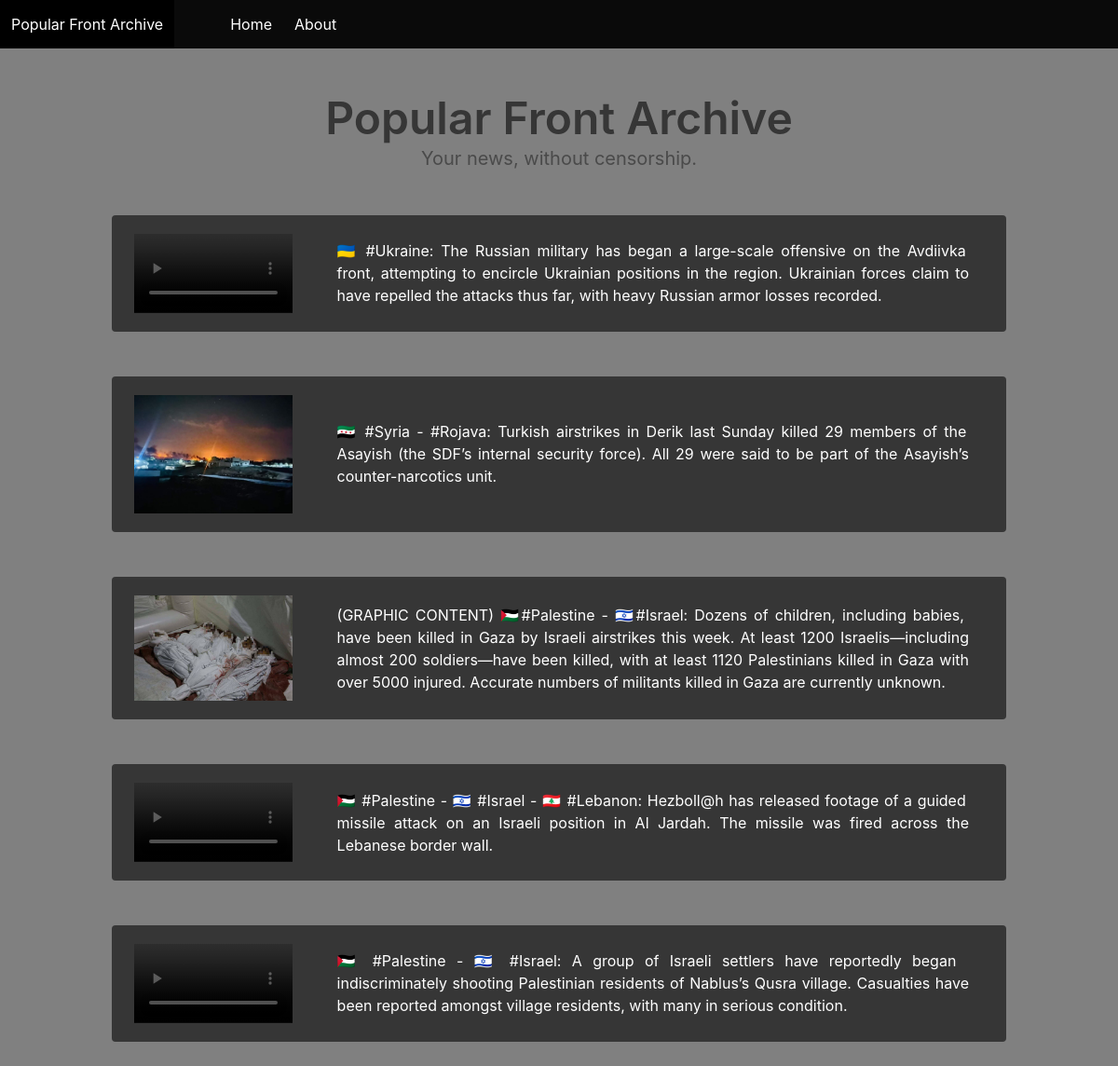
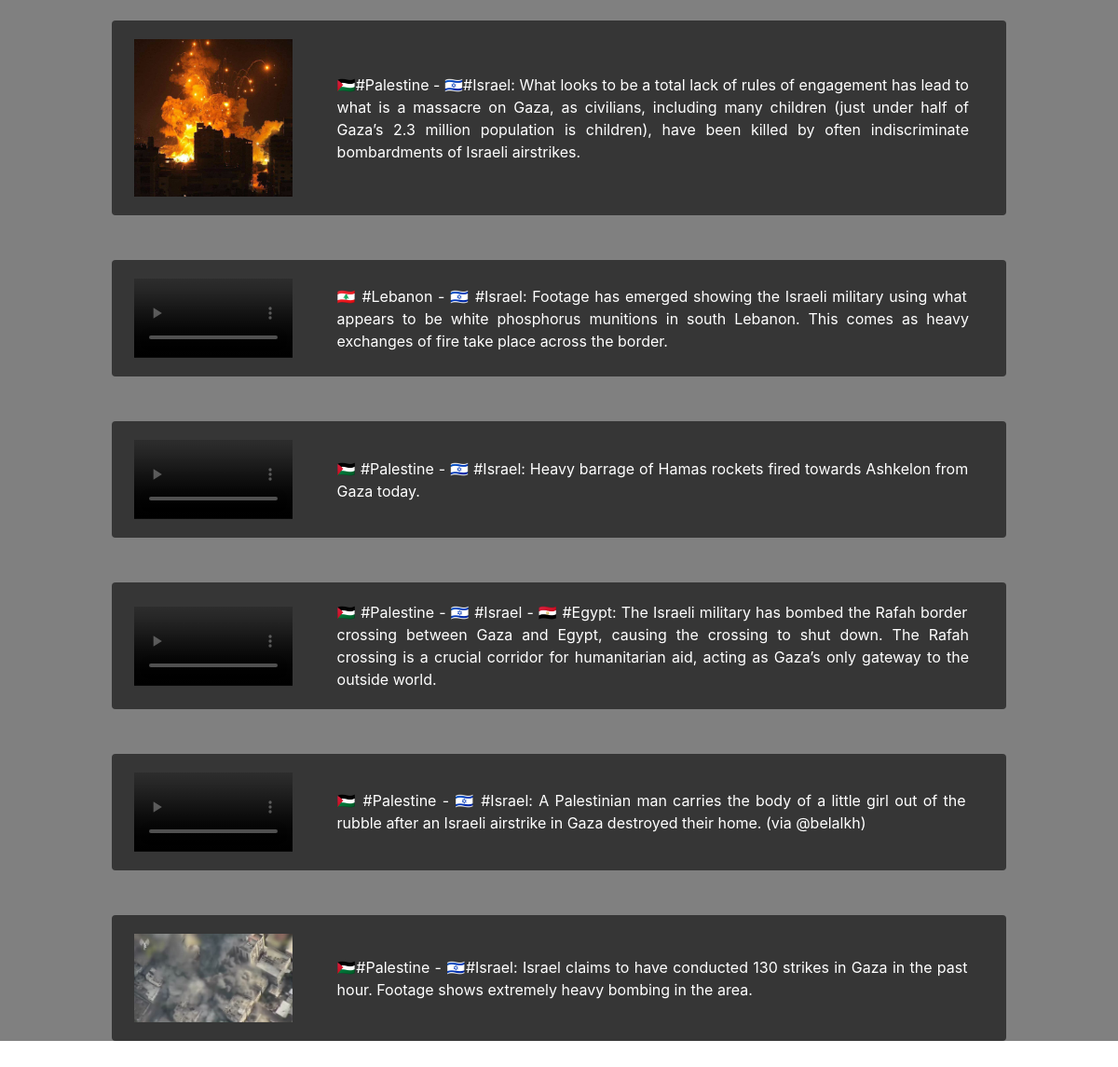
The page / on the database its author committed (2 pictures, top to bottom).
### main/models.py (models this page shows, shortened)
class Post(models.Model):
    code = models.CharField(max_length=100)
    content = models.TextField()
    image = models.TextField()
    created_at = models.DateTimeField(auto_now_add=True)
    published_at = models.DateTimeField(null=True)

### main/views.py (the view)
# urls.py: path("", main.index, name="index"),
def index(request):
    posts = Post.objects.all()
    posts = posts.order_by("-published_at")
    return render(request, "main/index.html", {"posts": posts})

### main/templates/main/index.html
{% extends "main/head.html" %}
{% load static %}
{% block content %}
<body style="background-color: gray;">
<div class="has-text-centered mt-6">
  <h1 class="title is-1">Popular Front Archive</h1>
  <h2 class="subtitle mb-6">Your news, without censorship.</h2>
</div>
{% for post in posts %}
<div class="container mb-6">
  <div class="notification is-dark is-align-items-center" style="display: flex;">
  {% if ".mp4" in post.image %}
      <video controls width="10%" height="auto" style="flex: 20%">
          <source src="{% static post.image %}" type="video/mp4">
      </video>
  {% else %}
      <img width="10%" height="auto" src="{% static post.image %}" alt="" style="flex: 20%;"/>
  {% endif %}
  <p style="flex: 80%;" class="ml-6 has-text-justified">
    {{ post.content }}
  </p>
    </div>
</div>
{% endfor %}
</body>
{% endblock content %}

### main/templates/main/head.html (shortened to what this page needs)
<head>
    <link rel="stylesheet" href="https://cdn.jsdelivr.net/npm/bulma@0.9.4/css/bulma.min.css">
</head>
<nav class="navbar is-black" role="navigation" aria-label="main navigation">
    <div class="navbar-brand">
      <a class="navbar-item" href="{% url "index" %}">
        Popular Front Archive
      </a>
    </div>
    <div id="navbarBasicExample" class="navbar-menu ml-6">
      <div class="navbar-start">
        <a class="navbar-item" href="{% url "index" %}">
          Home
        </a>
        <a class="navbar-item">
          About
        </a>
      </div>
    </div>
</nav>
{% block content %}
{% endblock content %}

### rows shown on the page
Post: content "🇺🇦 #Ukraine: The Russian military has began a large-scale offensive on the Avdiivka front, attempting to encircle Ukrainian positions in the region. Ukrainian forces claim to have repelled the attacks thus far, with heavy Russian armor losses recorded."
Post: image (picture), content "🇸🇾 #Syria - #Rojava: Turkish airstrikes in Derik last Sunday killed 29 members of the Asayish (the SDF’s internal security force). All 29 were said to be part of the Asayish’s counter-narcotics unit."
Post: image (picture), content "(GRAPHIC CONTENT) 🇵🇸#Palestine - 🇮🇱#Israel: Dozens of children, including babies, have been killed in Gaza by Israeli airstrikes this week. At least 1200 Israelis—including almost 200 soldiers—have been killed, with at least 1120 Palestinians killed in Gaza with over 5000 injured. Accurate numbers of militants killed in Gaza are currently unknown."
Post: content "🇵🇸 #Palestine - 🇮🇱 #Israel - 🇱🇧 #Lebanon: Hezboll@h has released footage of a guided missile attack on an Israeli position in Al Jardah. The missile was fired across the Lebanese border wall."
Post: content "🇵🇸 #Palestine - 🇮🇱 #Israel: A group of Israeli settlers have reportedly began indiscriminately shooting Palestinian residents of Nablus’s Qusra village. Casualties have been reported amongst village residents, with many in serious condition."
Post: image (picture), content "🇵🇸#Palestine - 🇮🇱#Israel: What looks to be a total lack of rules of engagement has lead to what is a massacre on Gaza, as civilians, including many children (just under half of Gaza’s 2.3 million population is children), have been killed by often indiscriminate bombardments of Israeli airstrikes."
Post: content "🇱🇧 #Lebanon - 🇮🇱 #Israel: Footage has emerged showing the Israeli military using what appears to be white phosphorus munitions in south Lebanon. This comes as heavy exchanges of fire take place across the border."
Post: content "🇵🇸 #Palestine - 🇮🇱 #Israel: Heavy barrage of Hamas rockets fired towards Ashkelon from Gaza today."
Post: content "🇵🇸 #Palestine - 🇮🇱 #Israel - 🇪🇬 #Egypt: The Israeli military has bombed the Rafah border crossing between Gaza and Egypt, causing the crossing to shut down. The Rafah crossing is a crucial corridor for humanitarian aid, acting as Gaza’s only gateway to the outside world."
Post: content "🇵🇸 #Palestine - 🇮🇱 #Israel: A Palestinian man carries the body of a little girl out of the rubble after an Israeli airstrike in Gaza destroyed their home. (via @belalkh)"
Post: image (picture), content "🇵🇸#Palestine - 🇮🇱#Israel: Israel claims to have conducted 130 strikes in Gaza in the past hour. Footage shows extremely heavy bombing in the area."
